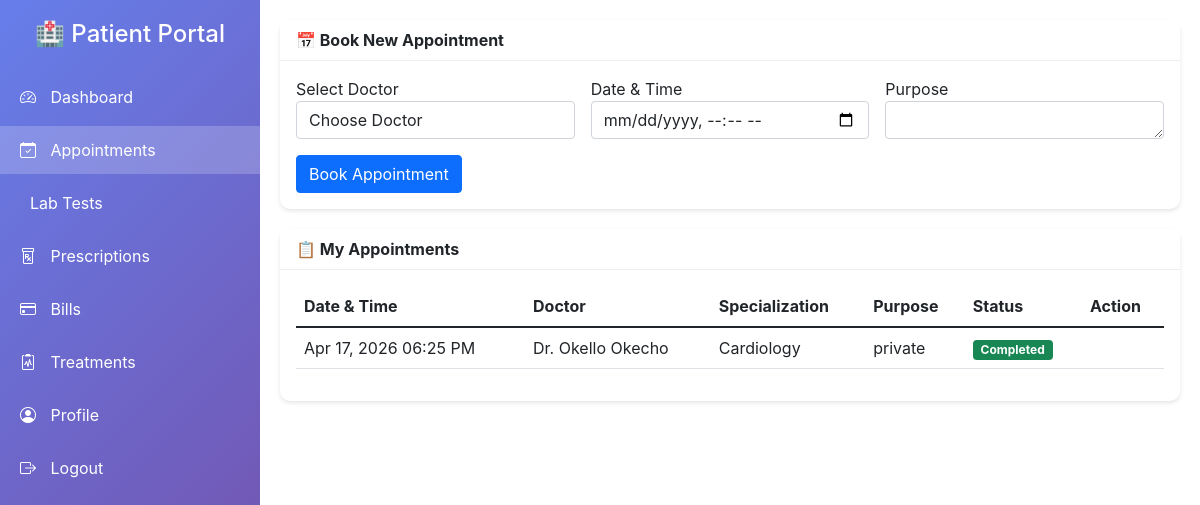
Page /try/patient_appointments.php (signed in) on the committed database.
### tables this page shows
CREATE TABLE `appointment` (
  `AppointmentID` int(11) NOT NULL,
  `PatientID` int(11) NOT NULL,
  `DoctorID` int(11) NOT NULL,
  `PatientTreatmentID` int(11) DEFAULT NULL,
  `AppointmentDateTime` datetime NOT NULL,
  `DurationMinutes` int(11) NOT NULL DEFAULT 30 CHECK (`DurationMinutes` between 15 and 240),
  `Status` enum('Scheduled','CheckedIn','InProgress','Completed','Cancelled','NoShow') DEFAULT 'Scheduled',
  `Purpose` text DEFAULT NULL,
  `Notes` text DEFAULT NULL,
  `CreatedAt` timestamp NOT NULL DEFAULT current_timestamp()
);

CREATE TABLE `doctor` (
  `DoctorID` int(11) NOT NULL,
  `FirstName` varchar(50) NOT NULL,
  `LastName` varchar(50) NOT NULL,
  `Specialization` varchar(100) NOT NULL,
  `ContactNo` varchar(20) NOT NULL,
  `Email` varchar(100) NOT NULL,
  `ProfileImage` varchar(255) DEFAULT NULL,
  `Username` varchar(50) DEFAULT NULL,
  `Password` varchar(255) DEFAULT NULL,
  `DepartmentID` int(11) DEFAULT NULL,
  `Qualification` varchar(200) DEFAULT NULL,
  `YearsOfExperience` int(11) DEFAULT 0,
  `ConsultationFee` decimal(10,2) DEFAULT 0.00,
  `IsActive` tinyint(1) DEFAULT 1,
  `CreatedAt` timestamp NOT NULL DEFAULT current_timestamp()
);

### try/patient_appointments.php (the view, shortened to what this page needs)
<?php
require_once 'db_config.php';
$patient_id = $_SESSION['patient_id'];
$appointments = $conn->query("
    SELECT a.*, CONCAT(d.FirstName, ' ', d.LastName) as DoctorName, d.Specialization
    FROM Appointment a
    JOIN Doctor d ON a.DoctorID = d.DoctorID
    WHERE a.PatientID = $patient_id
    ORDER BY a.AppointmentDateTime DESC
");
?>
<!DOCTYPE html>
<html>
<head>
    <link href="https://cdn.jsdelivr.net/npm/bootstrap@5.1.3/dist/css/bootstrap.min.css" rel="stylesheet">
    <link href="https://cdn.jsdelivr.net/npm/bootstrap-icons@1.8.1/font/bootstrap-icons.css" rel="stylesheet">
</head>
<body>
    <div class="sidebar">
        <h4 class="text-center mb-4">🏥 Patient Portal</h4>
        <a href="patient_dashboard.php"><i class="bi bi-speedometer2"></i> Dashboard</a>
        <a href="patient_appointments.php" class="active"><i class="bi bi-calendar-check"></i> Appointments</a>
        <a href="patient_labtests.php"><i class="bi bi-flask"></i> Lab Tests</a>
        <a href="patient_prescriptions.php"><i class="bi bi-prescription"></i> Prescriptions</a>
        <a href="patient_bills.php"><i class="bi bi-credit-card"></i> Bills</a>
        <a href="patient_treatments.php"><i class="bi bi-clipboard2-pulse"></i> Treatments</a>
        <a href="patient_profile.php"><i class="bi bi-person-circle"></i> Profile</a>
        <a href="patient_logout.php"><i class="bi bi-box-arrow-right"></i> Logout</a>
    </div>
    <div class="content">
        <div class="card">
            <div class="card-header">📅 Book New Appointment</div>
            <div class="card-body">
                <form method="POST" class="row g-3">
                    <div class="col-md-4">
                        <label>Select Doctor</label>
                        <select name="doctor_id" class="form-control" required>
                            <option value="">Choose Doctor</option>
                        </select>
                    </div>
                    <div class="col-md-4">
                        <label>Date & Time</label>
                        <input type="datetime-local" name="datetime" class="form-control" required>
                    </div>
                    <div class="col-md-4">
                        <label>Purpose</label>
                        <textarea name="purpose" class="form-control" rows="1"></textarea>
                    </div>
                    <div class="col-12">
                        <button type="submit" name="book" class="btn btn-primary">Book Appointment</button>
                    </div>
                </form>
            </div>
        </div>
        <div class="card">
            <div class="card-header">📋 My Appointments</div>
            <div class="card-body">
                <div class="table-responsive">
                    <table class="table">
                        <thead>
                            <tr><th>Date & Time</th><th>Doctor</th><th>Specialization</th><th>Purpose</th><th>Status</th><th>Action</th></tr>
                        </thead>
                        <tbody>
                            <?php while($row = $appointments->fetch_assoc()): ?>
                            <tr>
                                <td><?php echo date('M d, Y h:i A', strtotime($row['AppointmentDateTime'])); ?></td>
                                <td>Dr. <?php echo $row['DoctorName']; ?></td>
                                <td><?php echo $row['Specialization']; ?></td>
                                <td><?php echo $row['Purpose'] ?: '-'; ?></td>
                                <td>
                                    <span class="badge bg-<?php echo $row['Status'] == 'Scheduled' ? 'warning' : ($row['Status'] == 'Completed' ? 'success' : 'danger'); ?>">
                                        <?php echo $row['Status']; ?>
                                    </span>
                                </td>
                                <td>
                                </td>
                            </tr>
                            <?php endwhile; ?>
                        </tbody>
                    </table>
                </div>
            </div>
        </div>
    </div>
</body>
</html>

### try/patient_appointments.php (style rules this page uses)
body { font-family: 'Inter', sans-serif; min-height: 100vh; background: url('https://images.unsplash.com/photo-1586773860418-d37222d8fce3?auto=format&fit=crop&w=1600&q=80') no-repeat center center/cover; overflow-x: hidden; }
.sidebar { width: 260px; position: fixed; left: 0; top: 0; height: 100%; background: linear-gradient(135deg, #667eea 0%, #764ba2 100%); color: white; padding-top: 20px; }
.sidebar a { color: white; text-decoration: none; display: block; padding: 12px 20px; margin: 5px 0; }
.sidebar a:hover, .sidebar a.active { background: rgba(255,255,255,0.2); }
.sidebar a i { margin-right: 10px; }
.content { margin-left: 260px; padding: 20px; }
.card { border: none; border-radius: 10px; box-shadow: 0 2px 4px rgba(0,0,0,0.1); margin-bottom: 20px; }
.card-header { background: white; border-bottom: 1px solid #eee; font-weight: bold; }

### rows in the picture
appointment: AppointmentDateTime "Apr 17, 2026 06:25 PM", DoctorName "Okello Okecho", DoctorID.Specialization "Cardiology", Purpose "private", Status "Completed"
